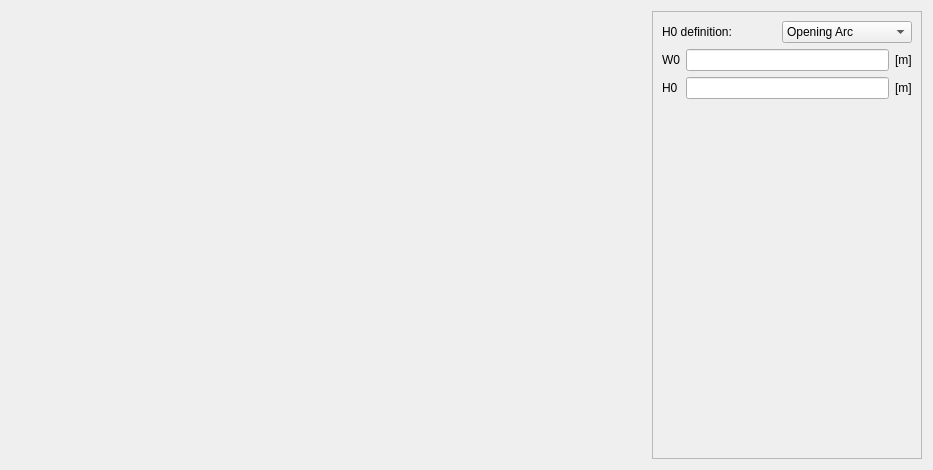
<?xml version="1.0" encoding="UTF-8"?>
<ui version="4.0">
 <class>WSlotCirc</class>
 <widget class="QWidget" name="WSlotCirc">
  <property name="geometry">
   <rect>
    <x>0</x>
    <y>0</y>
    <width>933</width>
    <height>470</height>
   </rect>
  </property>
  <property name="minimumSize">
   <size>
    <width>630</width>
    <height>470</height>
   </size>
  </property>
  <property name="maximumSize">
   <size>
    <width>16777215</width>
    <height>16777215</height>
   </size>
  </property>
  <property name="windowTitle">
   <string>Form</string>
  </property>
  <layout class="QHBoxLayout" name="horizontalLayout">
   <item>
    <layout class="QVBoxLayout" name="verticalLayout_2">
     <item>
      <widget class="QLabel" name="img_slot">
       <property name="sizePolicy">
        <sizepolicy hsizetype="Expanding" vsizetype="Expanding">
         <horstretch>0</horstretch>
         <verstretch>0</verstretch>
        </sizepolicy>
       </property>
       <property name="maximumSize">
        <size>
         <width>16777215</width>
         <height>16777215</height>
        </size>
       </property>
       <property name="text">
        <string/>
       </property>
       <property name="pixmap">
        <pixmap resource="../../../../Resources/pyleecan.qrc">:/images/images/MachineSetup/WMSlot/SlotCirc_empty_int_rot.png</pixmap>
       </property>
       <property name="scaledContents">
        <bool>false</bool>
       </property>
       <property name="alignment">
        <set>Qt::AlignCenter</set>
       </property>
      </widget>
     </item>
    </layout>
   </item>
   <item>
    <widget class="QScrollArea" name="scrollArea">
     <property name="minimumSize">
      <size>
       <width>270</width>
       <height>0</height>
      </size>
     </property>
     <property name="maximumSize">
      <size>
       <width>270</width>
       <height>16777215</height>
      </size>
     </property>
     <property name="widgetResizable">
      <bool>true</bool>
     </property>
     <widget class="QWidget" name="scrollAreaWidgetContents">
      <property name="geometry">
       <rect>
        <x>0</x>
        <y>0</y>
        <width>268</width>
        <height>446</height>
       </rect>
      </property>
      <layout class="QVBoxLayout" name="verticalLayout">
       <item>
        <layout class="QHBoxLayout" name="horizontalLayout_2">
         <item>
          <widget class="QLabel" name="in_H0_bore">
           <property name="text">
            <string>H0 definition:</string>
           </property>
          </widget>
         </item>
         <item>
          <widget class="QComboBox" name="c_H0_bore">
           <item>
            <property name="text">
             <string>Opening Arc</string>
            </property>
           </item>
           <item>
            <property name="text">
             <string>Opening Segment</string>
            </property>
           </item>
          </widget>
         </item>
        </layout>
       </item>
       <item>
        <layout class="QGridLayout" name="gridLayout">
         <item row="1" column="2">
          <widget class="QLabel" name="unit_H0">
           <property name="text">
            <string>[m]</string>
           </property>
          </widget>
         </item>
         <item row="1" column="0">
          <widget class="QLabel" name="in_H0">
           <property name="text">
            <string>H0</string>
           </property>
          </widget>
         </item>
         <item row="0" column="2">
          <widget class="QLabel" name="unit_W0">
           <property name="text">
            <string>[m]</string>
           </property>
          </widget>
         </item>
         <item row="0" column="0">
          <widget class="QLabel" name="in_W0">
           <property name="text">
            <string>W0</string>
           </property>
          </widget>
         </item>
         <item row="1" column="1">
          <widget class="FloatEdit" name="lf_H0"/>
         </item>
         <item row="0" column="1">
          <widget class="FloatEdit" name="lf_W0"/>
         </item>
        </layout>
       </item>
       <item>
        <spacer name="verticalSpacer">
         <property name="orientation">
          <enum>Qt::Vertical</enum>
         </property>
         <property name="sizeHint" stdset="0">
          <size>
           <width>20</width>
           <height>40</height>
          </size>
         </property>
        </spacer>
       </item>
       <item>
        <widget class="WWSlotOut" name="w_out" native="true"/>
       </item>
      </layout>
     </widget>
    </widget>
   </item>
  </layout>
 </widget>
 <customwidgets>
  <customwidget>
   <class>FloatEdit</class>
   <extends>QLineEdit</extends>
   <header>......GUI/Tools/FloatEdit.h</header>
  </customwidget>
  <customwidget>
   <class>WWSlotOut</class>
   <extends>QWidget</extends>
   <header>......GUI.Dialog.DMachineSetup.SWSlot.WWSlotOut.WWSlotOut.h</header>
   <container>1</container>
  </customwidget>
 </customwidgets>
 <tabstops>
  <tabstop>lf_W0</tabstop>
  <tabstop>lf_H0</tabstop>
 </tabstops>
 <resources>
  <include location="../../../../Resources/pyleecan.qrc"/>
 </resources>
 <connections/>
</ui>
